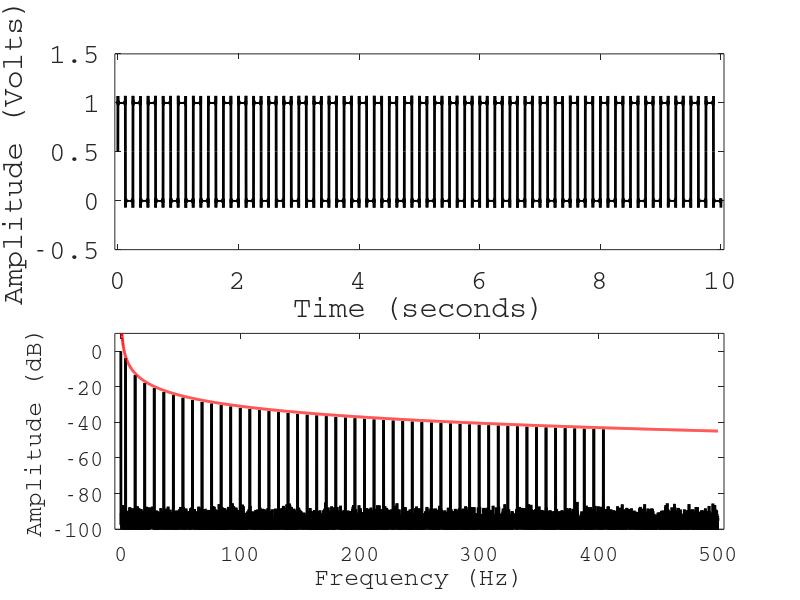

Write MATLAB code to recreate this figure.
clear;
close;
home;

%functions
%n is a constant
function retval = sinn_An(n,x)
	An = 2.0/pi/n;
	retval = An*sin(n.*x);
endfunction

%The full series
function retval = fourier_square(n,x)
	retval = 0.5;
	for i=[0:n]
		retval = retval+sinn_An(2*i+1,x);
	endfor
endfunction

%dsp parameters for x-axis:
fs = 1000.0; %Hz
f_0 = 4; %Hz
T = 10.0; %Total time (10 sec)
dt = 1/fs;
df = 1/T;
f = transpose([0:df:fs/2-df]);
t = transpose([0.0:dt:T-dt]);
N = length(t)/2;
%dsp parameters for y-axis:
amplitude = 1;
n_modes = 50;
noise_sigma = 0.001;
noise = randn(size(t))*noise_sigma;
y = amplitude*fourier_square(n_modes,2*pi*f_0*t)+noise;
%y = y-mean(y);
Y = sqrt(conj(fft(y)).*fft(y));

%Check Parseval theorem
sum(y.^2)
sum(Y.^2)/length(t)

Y_R = Y(1:length(f))*dt;
Y_L = Y(length(f)+1:end)*dt;

spectrum = 20*log10(Y_R);
prediction = 20*log10((N/fs)*2./(pi*(f/f_0)));
spectrum = spectrum - max(spectrum);
prediction = prediction - 13.0;

%Plotting section
figure(1, 'position',[0,0,1000,1000]);
subplot(2,1,1);
plot(t,y,'color','black','linewidth',2.0);
xlabel('Time (seconds)','fontname','Courier','fontsize',16);
ylabel('Amplitude (Volts)','fontname','Courier','fontsize',16);
set(gca(),'fontname','Courier','fontsize',20);
axis([0-dt*50 T+dt*50 -0.5 amplitude*1.5]);
subplot(2,1,2);
hold on;
plot(f,spectrum,'color','black','linewidth',2.0);
axis([0-df*50 fs/2+df*50 -100 10]);
plot(f,prediction,'color','red','linewidth',2.0);
xlabel('Frequency (Hz)','fontname','Courier','fontsize',16);
ylabel('Amplitude (dB)','fontname','Courier','fontsize',16);
set(gca(),'fontname','Courier','fontsize',16);
%hl = legend('Signal+Noise (Positive frequencies)','Signal+Noise (Negative frequencies)','2pi/(f/f_0)','location','north');
%set(hl,'fontname','Courier','fontsize',10,'box','off');
box on;

%Printint to PDF
%print -dpdf "octave1.pdf"
